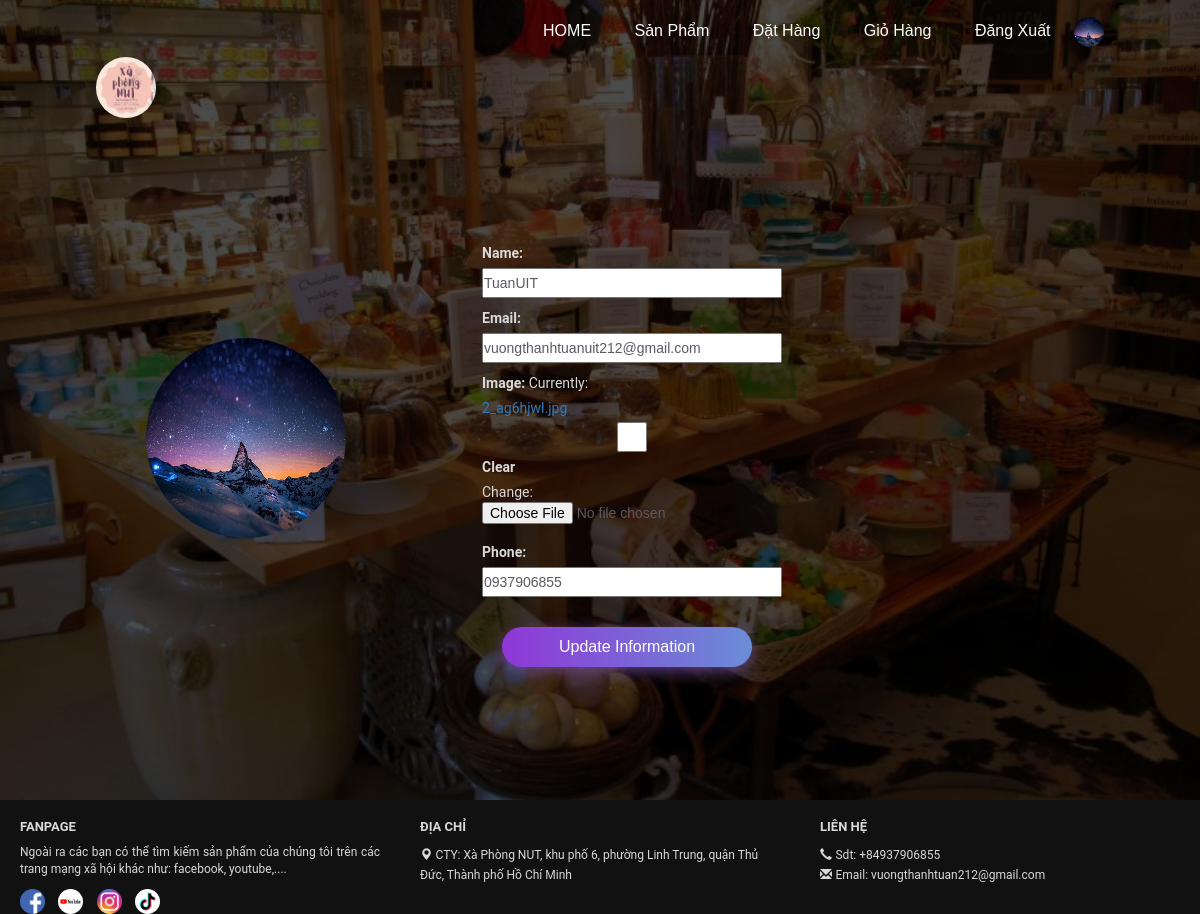
/profile/ (signed in), run on the app's committed database.
### polls/models.py (models this page shows, shortened)
class Customer(models.Model):
    user =models.OneToOneField(User, on_delete=models.CASCADE, null= True, blank=True)
    name = models.CharField(max_length=200, null= True)
    email = models.CharField(max_length=200, null= True)
    image = models.ImageField(default="user.png",null=True, blank=True)
    phone = models.CharField(max_length=200,null=True)

### polls/views.py (the view)
# urls.py: path('profile/', views.profile, name='profile'),
@login_required()
def profile(request):
    customer = request.user.customer
    form = CustomerForm(instance=customer)
    if request.method == 'POST':
        form = CustomerForm(request.POST, request.FILES, instance=customer)
        if form.is_valid():
            form.save()
    context ={'form':form}
    return render(request, 'pages/profile.html',context )

### polls/forms.py
class CustomerForm(ModelForm):
	class Meta:
		model = Customer
		fields = '__all__'
		exclude = ['user']

### polls/templates/pages/profile.html (shortened to what this page needs)
{% extends 'pages/base.html' %}
{% load crispy_forms_tags %}
{% block content %}
<br>
<div class="row">
    <div class="col-md-4">
        <div class="card card-body">
            <img class="profile_pic" src="{{request.user.customer.image.url}}"  alt="">
        </div>
    </div>
    <div class="col-md-8">
        <div class="card card-body">
            <form method="POST" action="" enctype="multipart/form-data">
                {{form.as_p}}
                <input class="btn-button-update" type="submit" name="Update Information" value="Update Information">
            </form>
        </div>
    </div>
</div>
{% endblock %}

### polls/templates/pages/base.html (shortened to what this page needs)
<!DOCTYPE html>
<html lang="en">
<head>
    {%load static %}
    <link rel="stylesheet" href="https://maxcdn.bootstrapcdn.com/bootstrap/3.4.0/css/bootstrap.min.css">
    <link rel="stylesheet" href="{% static 'style.css' %}" type="text/css">
</head>
<body>
    <div class="container">
        <div class="nav">
            <nav>
                <ul>
                    <li><a href="{% url 'home' %}">HOME</a></li>
                    <li><a href="{% url 'products' %}">Sản Phẩm</a></li>
                    <li><a href="{% url 'order' %}">Đặt Hàng</a></li>
                    <li><a href="{% url 'cart' %}">Giỏ Hàng</a></li>
                    {% if user.is_authenticated %}
                        <li><a href="{% url 'logout' %}" > Đăng Xuất </a></li>
                        <a href="{%url 'profile'%}"><img class="avatar-user" src="{{request.user.customer.image.url}}" alt=""></a>
                    {% else %}
                        <li><a href="{% url 'register' %}"> Đăng Ký </a></li>
                        <li><a href="{% url 'login' %}"> Đăng Nhập</a></li>
                    {% endif %}
                </ul>
            </nav>
        </div>
        <img src="{%static 'images/l.PNG' %}" alt="" class="logo">
        {%block content %}
        {%endblock%}
    </div>
    <footer>
        <div class="main-content">
            <div class="left box">
                <h2>Fanpage</h2>
                <div class="content">
                    <p>
                        Ngoài ra các bạn có thể tìm kiếm sản phẩm của chúng tôi trên các trang mạng xã hội khác như: facebook, youtube,....
                    </p>
                    <div class="social">
                        <li><a href="https://www.facebook.com/C%C3%B4ng-Ngh%E1%BB%87-Truy%E1%BB%81n-Th%C3%B4ng-%C4%90PT-105349785258553"><img src="{%static 'images/facebook.png' %}" alt="" class="facebook"></a></li>
                        <li><a href="https://www.youtube.com/"><img src="{%static 'images/youtube.png' %}" alt="" class="youtube"></a></li>
                        <li><a href=""><img src="{%static 'images/instagram.jpeg' %}" alt="" class="instagram"></a></li>
                        <li><a href="https://www.tiktok.com/vi-VN/"><img src="{%static 'images/tiktok1.png' %}" alt="" class="tiktok"></a></li>
                    </div>
                </div>
            </div>
           <div class="center box">
               <h2>Địa Chỉ</h2>
               <div class="content">
                   <div class="place">
                        <span class="glyphicon glyphicon-map-marker"></span>
                       <span class="text">CTY: Xà Phòng NUT, khu phố 6, phường Linh Trung, quận Thủ Đức, Thành phố Hồ Chí Minh</span>
                   </div>
               </div>
           </div>
           <div class="right box">
               <h2>Liên Hệ</h2>
               <div class="content">
                   <div class="phone">
                        <span class="glyphicon glyphicon-earphone"></span>
                        <span class="text">Sdt: +84937906855</span>
                    </div>
                    <div class="email">
                        <span class="glyphicon glyphicon-envelope"></span>
                        <span class="text">Email: vuongthanhtuan212@gmail.com</span>
                    </div>
               </div>
           </div>
        </div>
    </footer>
</body>
</html>

### polls/static/style.css (style rules this page uses)
* { margin: 0; padding: 0; color: #d9d9d9; box-sizing: border-box; font-family: 'Roboto', sans-serif; -webkit-box-sizing: border-box; -moz-box-sizing: border-box; box-sizing: border-box; }
.container { width: 100%; height: 100vh; background-image: linear-gradient(rgba(0,0,0,0.7), rgba(0,0,0,0.7)), url(images/background.jpg); background-position: center; background-size: cover; padding-left: 8%; padding-right: 8%; box-sizing: border-box; }
.logo { width: 60px; cursor: pointer; border-radius: 100%; }
nav { flex: 1; text-align: right; }
.avatar-user { width: 30px; height: 30px; margin-left: 20px; border-radius: 50%; }
nav ul li { list-style: none; display: inline-block; margin-left: 40px; margin-top: 20px; }
nav ul li a { text-decoration: none; color: #fff; font-size: 16px; font-family: Helvetica; }
.row { display: flex; height: 80%; align-items: center; }
.card { width: 200px; height: 230px; display: inline-block; border-radius: 10px; padding: 15px 25px; box-sizing: border-box; cursor: pointer; margin: 10px 15px; background-position: center; background-size: cover; transition: transform 0.5; }
footer { margin-top: 0px; bottom: 0px; width: 100%; background: #111; }
.main-content { display: flex; }
.main-content .box { flex-basis: 50%; padding: 0px 20px; }
.box h2 { font-size: 13px; font-weight: 600; text-transform: uppercase; }
.box .content { margin: 5px 0 0 0; }
.box .content span { font-size: 12px; }
.left .content p { text-align: justify; font-size: 12px; }
.social li { list-style-type: none; display: inline; }
.social li a { text-decoration: none; }
.facebook { height: 25px; width: 25px; border-radius: 100%; cursor: pointer; }
.youtube { height: 25px; width: 25px; margin-left: 10px; border-radius: 100%; cursor: pointer; }
.instagram { height: 25px; width: 25px; margin-left: 10px; border-radius: 100%; cursor: pointer; }
.tiktok { height: 25px; width: 25px; margin-left: 10px; border-radius: 100%; cursor: pointer; }

### polls/templates/pages/profile.html (style rules this page uses)
.profile_pic { width: 200px; height: 200px; margin-left: 10px; border-radius: 50%; }
input { color: rgb(90, 90, 100); width: 300px; height: 30px; font-family: Helvetica; }
.btn-button-update { width: 250px; font-size: 16px; font-weight: 600px; margin-top: 20px; margin-left: 20px; font-family: Helvetica; color: #fff; cursor: pointer; height: 40px; text-align:center; border: none; background-size: 300% 100%; border-radius: 50px; transition: all .4s ease-in-out; -o-transition: all .4s ease-in-out; -webkit-transition: all .4s ease-in-out; transition: all .4s ease-in-out; }
.btn-button-update { background-image: -webkit-linear-gradient(right,#667eea, #764ba2, #6B8DD6, #8E37D7); box-shadow: 0 4px 15px 0 rgba(116, 79, 168, 0.75); }

### data on the page
Customer: name "TuanUIT", email "vuongthanhtuanuit212@gmail.com", phone "0937906855"
